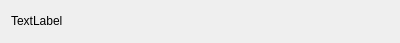
<?xml version="1.0" encoding="UTF-8"?>
<ui version="4.0">
 <class>FriendLabel</class>
 <widget class="QWidget" name="FriendLabel">
  <property name="geometry">
   <rect>
    <x>0</x>
    <y>0</y>
    <width>400</width>
    <height>43</height>
   </rect>
  </property>
  <property name="minimumSize">
   <size>
    <width>0</width>
    <height>43</height>
   </size>
  </property>
  <property name="maximumSize">
   <size>
    <width>16777215</width>
    <height>43</height>
   </size>
  </property>
  <property name="windowTitle">
   <string>Form</string>
  </property>
  <layout class="QGridLayout" name="gridLayout">
   <item row="0" column="0">
    <widget class="QLabel" name="tip_lb">
     <property name="minimumSize">
      <size>
       <width>0</width>
       <height>20</height>
      </size>
     </property>
     <property name="maximumSize">
      <size>
       <width>16777215</width>
       <height>20</height>
      </size>
     </property>
     <property name="text">
      <string>TextLabel</string>
     </property>
    </widget>
   </item>
   <item row="0" column="1">
    <widget class="QWidget" name="close_wid" native="true">
     <property name="minimumSize">
      <size>
       <width>25</width>
       <height>25</height>
      </size>
     </property>
     <property name="maximumSize">
      <size>
       <width>25</width>
       <height>25</height>
      </size>
     </property>
     <layout class="QHBoxLayout" name="horizontalLayout_2">
      <property name="spacing">
       <number>0</number>
      </property>
      <property name="leftMargin">
       <number>0</number>
      </property>
      <property name="topMargin">
       <number>0</number>
      </property>
      <property name="rightMargin">
       <number>0</number>
      </property>
      <property name="bottomMargin">
       <number>0</number>
      </property>
      <item>
       <widget class="ClickedLabel" name="close_lb">
        <property name="minimumSize">
         <size>
          <width>15</width>
          <height>15</height>
         </size>
        </property>
        <property name="maximumSize">
         <size>
          <width>15</width>
          <height>15</height>
         </size>
        </property>
        <property name="styleSheet">
         <string notr="true">border-image: url(:/res/tipclose.png);</string>
        </property>
        <property name="text">
         <string/>
        </property>
       </widget>
      </item>
     </layout>
    </widget>
   </item>
  </layout>
 </widget>
 <customwidgets>
  <customwidget>
   <class>ClickedLabel</class>
   <extends>QLabel</extends>
   <header>clickedlabel.h</header>
  </customwidget>
 </customwidgets>
 <resources/>
 <connections/>
</ui>
